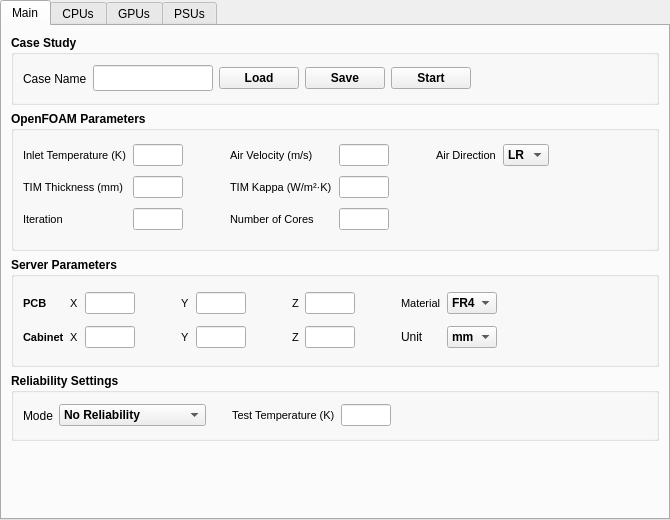
<?xml version="1.0" encoding="UTF-8"?>
<ui version="4.0">
 <class>Form</class>
 <widget class="QWidget" name="Form">
  <property name="geometry">
   <rect>
    <x>0</x>
    <y>0</y>
    <width>670</width>
    <height>520</height>
   </rect>
  </property>
  <property name="sizePolicy">
   <sizepolicy hsizetype="Expanding" vsizetype="Expanding">
    <horstretch>0</horstretch>
    <verstretch>0</verstretch>
   </sizepolicy>
  </property>
  <property name="minimumSize">
   <size>
    <width>670</width>
    <height>520</height>
   </size>
  </property>
  <property name="maximumSize">
   <size>
    <width>6500</width>
    <height>2000</height>
   </size>
  </property>
  <property name="windowTitle">
   <string>Form</string>
  </property>
  <layout class="QVBoxLayout" name="verticalLayout_2">
   <property name="leftMargin">
    <number>0</number>
   </property>
   <property name="topMargin">
    <number>0</number>
   </property>
   <property name="rightMargin">
    <number>0</number>
   </property>
   <property name="bottomMargin">
    <number>0</number>
   </property>
   <item>
    <widget class="QTabWidget" name="tabWidget">
     <property name="enabled">
      <bool>true</bool>
     </property>
     <property name="minimumSize">
      <size>
       <width>603</width>
       <height>480</height>
      </size>
     </property>
     <property name="maximumSize">
      <size>
       <width>6030</width>
       <height>5000</height>
      </size>
     </property>
     <property name="currentIndex">
      <number>0</number>
     </property>
     <property name="documentMode">
      <bool>false</bool>
     </property>
     <widget class="QWidget" name="tab">
      <property name="sizePolicy">
       <sizepolicy hsizetype="Expanding" vsizetype="Expanding">
        <horstretch>0</horstretch>
        <verstretch>0</verstretch>
       </sizepolicy>
      </property>
      <property name="minimumSize">
       <size>
        <width>603</width>
        <height>450</height>
       </size>
      </property>
      <property name="maximumSize">
       <size>
        <width>6030</width>
        <height>4500</height>
       </size>
      </property>
      <attribute name="title">
       <string>Main</string>
      </attribute>
      <layout class="QVBoxLayout" name="verticalLayout">
       <item>
        <widget class="QGroupBox" name="groupBox">
         <property name="sizePolicy">
          <sizepolicy hsizetype="Preferred" vsizetype="Preferred">
           <horstretch>0</horstretch>
           <verstretch>0</verstretch>
          </sizepolicy>
         </property>
         <property name="minimumSize">
          <size>
           <width>580</width>
           <height>70</height>
          </size>
         </property>
         <property name="maximumSize">
          <size>
           <width>5800</width>
           <height>700</height>
          </size>
         </property>
         <property name="font">
          <font>
           <weight>75</weight>
           <bold>true</bold>
          </font>
         </property>
         <property name="title">
          <string>Case Study</string>
         </property>
         <layout class="QHBoxLayout" name="horizontalLayout">
          <property name="rightMargin">
           <number>11</number>
          </property>
          <item>
           <widget class="QLabel" name="label">
            <property name="font">
             <font>
              <weight>50</weight>
              <bold>false</bold>
             </font>
            </property>
            <property name="text">
             <string>Case Name</string>
            </property>
           </widget>
          </item>
          <item>
           <widget class="QLineEdit" name="lineEdit">
            <property name="maximumSize">
             <size>
              <width>120</width>
              <height>26</height>
             </size>
            </property>
           </widget>
          </item>
          <item>
           <widget class="QPushButton" name="pushButton">
            <property name="text">
             <string>Load</string>
            </property>
           </widget>
          </item>
          <item>
           <widget class="QPushButton" name="pushButton_3">
            <property name="text">
             <string>Save</string>
            </property>
           </widget>
          </item>
          <item>
           <widget class="QPushButton" name="pushButton_6">
            <property name="text">
             <string>Start</string>
            </property>
           </widget>
          </item>
          <item>
           <spacer name="horizontalSpacer_13">
            <property name="orientation">
             <enum>Qt::Horizontal</enum>
            </property>
            <property name="sizeHint" stdset="0">
             <size>
              <width>40</width>
              <height>20</height>
             </size>
            </property>
           </spacer>
          </item>
         </layout>
        </widget>
       </item>
       <item>
        <widget class="QGroupBox" name="groupBox_3">
         <property name="sizePolicy">
          <sizepolicy hsizetype="Expanding" vsizetype="Expanding">
           <horstretch>0</horstretch>
           <verstretch>0</verstretch>
          </sizepolicy>
         </property>
         <property name="minimumSize">
          <size>
           <width>580</width>
           <height>140</height>
          </size>
         </property>
         <property name="maximumSize">
          <size>
           <width>5800</width>
           <height>1200</height>
          </size>
         </property>
         <property name="font">
          <font>
           <weight>75</weight>
           <bold>true</bold>
          </font>
         </property>
         <property name="title">
          <string>OpenFOAM Parameters</string>
         </property>
         <layout class="QGridLayout" name="gridLayout">
          <property name="bottomMargin">
           <number>11</number>
          </property>
          <property name="horizontalSpacing">
           <number>7</number>
          </property>
          <item row="2" column="0">
           <widget class="QLabel" name="label_136">
            <property name="font">
             <font>
              <pointsize>8</pointsize>
              <weight>50</weight>
              <bold>false</bold>
             </font>
            </property>
            <property name="text">
             <string>TIM Thickness (mm)</string>
            </property>
           </widget>
          </item>
          <item row="0" column="5">
           <spacer name="horizontalSpacer_7">
            <property name="orientation">
             <enum>Qt::Horizontal</enum>
            </property>
            <property name="sizeType">
             <enum>QSizePolicy::Preferred</enum>
            </property>
            <property name="sizeHint" stdset="0">
             <size>
              <width>40</width>
              <height>20</height>
             </size>
            </property>
           </spacer>
          </item>
          <item row="0" column="2">
           <spacer name="horizontalSpacer_6">
            <property name="orientation">
             <enum>Qt::Horizontal</enum>
            </property>
            <property name="sizeType">
             <enum>QSizePolicy::Preferred</enum>
            </property>
            <property name="sizeHint" stdset="0">
             <size>
              <width>40</width>
              <height>20</height>
             </size>
            </property>
           </spacer>
          </item>
          <item row="0" column="8">
           <spacer name="horizontalSpacer_4">
            <property name="orientation">
             <enum>Qt::Horizontal</enum>
            </property>
            <property name="sizeHint" stdset="0">
             <size>
              <width>18</width>
              <height>19</height>
             </size>
            </property>
           </spacer>
          </item>
          <item row="0" column="7">
           <widget class="QComboBox" name="comboBox_13">
            <property name="maximumSize">
             <size>
              <width>50</width>
              <height>22</height>
             </size>
            </property>
            <item>
             <property name="text">
              <string>LR</string>
             </property>
            </item>
            <item>
             <property name="text">
              <string>RL</string>
             </property>
            </item>
            <item>
             <property name="text">
              <string>FB</string>
             </property>
            </item>
            <item>
             <property name="text">
              <string>BF</string>
             </property>
            </item>
           </widget>
          </item>
          <item row="2" column="4">
           <widget class="QLineEdit" name="lineEdit_113">
            <property name="maximumSize">
             <size>
              <width>50</width>
              <height>22</height>
             </size>
            </property>
           </widget>
          </item>
          <item row="0" column="3">
           <widget class="QLabel" name="label_133">
            <property name="font">
             <font>
              <pointsize>8</pointsize>
              <weight>50</weight>
              <bold>false</bold>
             </font>
            </property>
            <property name="text">
             <string>Air Velocity (m/s)</string>
            </property>
           </widget>
          </item>
          <item row="2" column="1">
           <widget class="QLineEdit" name="lineEdit_114">
            <property name="maximumSize">
             <size>
              <width>50</width>
              <height>22</height>
             </size>
            </property>
           </widget>
          </item>
          <item row="0" column="0">
           <widget class="QLabel" name="label_134">
            <property name="font">
             <font>
              <pointsize>8</pointsize>
              <weight>50</weight>
              <bold>false</bold>
             </font>
            </property>
            <property name="text">
             <string>Inlet Temperature (K)</string>
            </property>
           </widget>
          </item>
          <item row="0" column="1">
           <widget class="QLineEdit" name="lineEdit_111">
            <property name="maximumSize">
             <size>
              <width>50</width>
              <height>22</height>
             </size>
            </property>
           </widget>
          </item>
          <item row="0" column="6">
           <widget class="QLabel" name="label_132">
            <property name="font">
             <font>
              <pointsize>8</pointsize>
              <weight>50</weight>
              <bold>false</bold>
             </font>
            </property>
            <property name="text">
             <string>Air Direction</string>
            </property>
           </widget>
          </item>
          <item row="0" column="4">
           <widget class="QLineEdit" name="lineEdit_112">
            <property name="maximumSize">
             <size>
              <width>50</width>
              <height>22</height>
             </size>
            </property>
           </widget>
          </item>
          <item row="2" column="3">
           <widget class="QLabel" name="label_135">
            <property name="font">
             <font>
              <pointsize>8</pointsize>
              <weight>50</weight>
              <bold>false</bold>
             </font>
            </property>
            <property name="text">
             <string>TIM Kappa (W/m²·K)</string>
            </property>
           </widget>
          </item>
          <item row="3" column="1">
           <widget class="QLineEdit" name="lineEdit_7">
            <property name="maximumSize">
             <size>
              <width>50</width>
              <height>22</height>
             </size>
            </property>
           </widget>
          </item>
          <item row="3" column="3">
           <widget class="QLabel" name="label_9">
            <property name="font">
             <font>
              <pointsize>8</pointsize>
              <weight>50</weight>
              <bold>false</bold>
             </font>
            </property>
            <property name="text">
             <string>Number of Cores</string>
            </property>
           </widget>
          </item>
          <item row="3" column="0">
           <widget class="QLabel" name="label_8">
            <property name="font">
             <font>
              <pointsize>8</pointsize>
              <weight>50</weight>
              <bold>false</bold>
             </font>
            </property>
            <property name="text">
             <string>Iteration</string>
            </property>
           </widget>
          </item>
          <item row="3" column="4">
           <widget class="QLineEdit" name="lineEdit_8">
            <property name="maximumSize">
             <size>
              <width>50</width>
              <height>22</height>
             </size>
            </property>
           </widget>
          </item>
         </layout>
        </widget>
       </item>
       <item>
        <widget class="QGroupBox" name="groupBox_4">
         <property name="sizePolicy">
          <sizepolicy hsizetype="Expanding" vsizetype="Expanding">
           <horstretch>0</horstretch>
           <verstretch>0</verstretch>
          </sizepolicy>
         </property>
         <property name="minimumSize">
          <size>
           <width>580</width>
           <height>110</height>
          </size>
         </property>
         <property name="maximumSize">
          <size>
           <width>5800</width>
           <height>900</height>
          </size>
         </property>
         <property name="font">
          <font>
           <weight>75</weight>
           <bold>true</bold>
          </font>
         </property>
         <property name="title">
          <string>Server Parameters</string>
         </property>
         <layout class="QGridLayout" name="gridLayout_2">
          <item row="0" column="12">
           <spacer name="horizontalSpacer_8">
            <property name="orientation">
             <enum>Qt::Horizontal</enum>
            </property>
            <property name="sizeHint" stdset="0">
             <size>
              <width>40</width>
              <height>20</height>
             </size>
            </property>
           </spacer>
          </item>
          <item row="0" column="0">
           <widget class="QLabel" name="label_13">
            <property name="font">
             <font>
              <pointsize>8</pointsize>
              <weight>75</weight>
              <bold>true</bold>
             </font>
            </property>
            <property name="text">
             <string>PCB</string>
            </property>
           </widget>
          </item>
          <item row="0" column="9">
           <spacer name="horizontalSpacer_11">
            <property name="orientation">
             <enum>Qt::Horizontal</enum>
            </property>
            <property name="sizeType">
             <enum>QSizePolicy::Preferred</enum>
            </property>
            <property name="sizeHint" stdset="0">
             <size>
              <width>40</width>
              <height>20</height>
             </size>
            </property>
           </spacer>
          </item>
          <item row="0" column="1">
           <widget class="QLabel" name="label_15">
            <property name="font">
             <font>
              <pointsize>8</pointsize>
              <weight>50</weight>
              <bold>false</bold>
             </font>
            </property>
            <property name="text">
             <string>X</string>
            </property>
           </widget>
          </item>
          <item row="0" column="4">
           <widget class="QLabel" name="label_16">
            <property name="font">
             <font>
              <pointsize>8</pointsize>
              <weight>50</weight>
              <bold>false</bold>
             </font>
            </property>
            <property name="text">
             <string>Y</string>
            </property>
           </widget>
          </item>
          <item row="0" column="10">
           <widget class="QLabel" name="label_18">
            <property name="font">
             <font>
              <pointsize>8</pointsize>
              <weight>50</weight>
              <bold>false</bold>
             </font>
            </property>
            <property name="text">
             <string>Material</string>
            </property>
           </widget>
          </item>
          <item row="0" column="8">
           <widget class="QLineEdit" name="lineEdit_12">
            <property name="maximumSize">
             <size>
              <width>50</width>
              <height>22</height>
             </size>
            </property>
           </widget>
          </item>
          <item row="0" column="7">
           <widget class="QLabel" name="label_17">
            <property name="font">
             <font>
              <pointsize>8</pointsize>
              <weight>50</weight>
              <bold>false</bold>
             </font>
            </property>
            <property name="text">
             <string>Z</string>
            </property>
           </widget>
          </item>
          <item row="0" column="5">
           <widget class="QLineEdit" name="lineEdit_11">
            <property name="maximumSize">
             <size>
              <width>50</width>
              <height>22</height>
             </size>
            </property>
           </widget>
          </item>
          <item row="1" column="1">
           <widget class="QLabel" name="label_20">
            <property name="font">
             <font>
              <pointsize>8</pointsize>
              <weight>50</weight>
              <bold>false</bold>
             </font>
            </property>
            <property name="text">
             <string>X</string>
            </property>
           </widget>
          </item>
          <item row="1" column="0">
           <widget class="QLabel" name="label_14">
            <property name="font">
             <font>
              <pointsize>8</pointsize>
              <weight>75</weight>
              <bold>true</bold>
             </font>
            </property>
            <property name="text">
             <string>Cabinet</string>
            </property>
           </widget>
          </item>
          <item row="0" column="2">
           <widget class="QLineEdit" name="lineEdit_10">
            <property name="maximumSize">
             <size>
              <width>50</width>
              <height>22</height>
             </size>
            </property>
           </widget>
          </item>
          <item row="1" column="5">
           <widget class="QLineEdit" name="lineEdit_15">
            <property name="maximumSize">
             <size>
              <width>50</width>
              <height>22</height>
             </size>
            </property>
           </widget>
          </item>
          <item row="0" column="11">
           <widget class="QComboBox" name="comboBox_2">
            <property name="maximumSize">
             <size>
              <width>50</width>
              <height>22</height>
             </size>
            </property>
            <item>
             <property name="text">
              <string>FR4</string>
             </property>
            </item>
           </widget>
          </item>
          <item row="1" column="7">
           <widget class="QLabel" name="label_19">
            <property name="font">
             <font>
              <pointsize>8</pointsize>
              <weight>50</weight>
              <bold>false</bold>
             </font>
            </property>
            <property name="text">
             <string>Z</string>
            </property>
           </widget>
          </item>
          <item row="1" column="2">
           <widget class="QLineEdit" name="lineEdit_16">
            <property name="maximumSize">
             <size>
              <width>50</width>
              <height>22</height>
             </size>
            </property>
           </widget>
          </item>
          <item row="1" column="9">
           <spacer name="horizontalSpacer_3">
            <property name="orientation">
             <enum>Qt::Horizontal</enum>
            </property>
            <property name="sizeType">
             <enum>QSizePolicy::Preferred</enum>
            </property>
            <property name="sizeHint" stdset="0">
             <size>
              <width>40</width>
              <height>20</height>
             </size>
            </property>
           </spacer>
          </item>
          <item row="1" column="4">
           <widget class="QLabel" name="label_21">
            <property name="font">
             <font>
              <pointsize>8</pointsize>
              <weight>50</weight>
              <bold>false</bold>
             </font>
            </property>
            <property name="text">
             <string>Y</string>
            </property>
           </widget>
          </item>
          <item row="0" column="6">
           <spacer name="horizontalSpacer_10">
            <property name="orientation">
             <enum>Qt::Horizontal</enum>
            </property>
            <property name="sizeType">
             <enum>QSizePolicy::Preferred</enum>
            </property>
            <property name="sizeHint" stdset="0">
             <size>
              <width>40</width>
              <height>20</height>
             </size>
            </property>
           </spacer>
          </item>
          <item row="1" column="8">
           <widget class="QLineEdit" name="lineEdit_14">
            <property name="maximumSize">
             <size>
              <width>50</width>
              <height>22</height>
             </size>
            </property>
           </widget>
          </item>
          <item row="0" column="3">
           <spacer name="horizontalSpacer_9">
            <property name="orientation">
             <enum>Qt::Horizontal</enum>
            </property>
            <property name="sizeType">
             <enum>QSizePolicy::Preferred</enum>
            </property>
            <property name="sizeHint" stdset="0">
             <size>
              <width>40</width>
              <height>20</height>
             </size>
            </property>
           </spacer>
          </item>
          <item row="1" column="10">
           <widget class="QLabel" name="label_2">
            <property name="font">
             <font>
              <weight>50</weight>
              <bold>false</bold>
             </font>
            </property>
            <property name="text">
             <string>Unit</string>
            </property>
           </widget>
          </item>
          <item row="1" column="11">
           <widget class="QComboBox" name="comboBox">
            <property name="maximumSize">
             <size>
              <width>50</width>
              <height>16777215</height>
             </size>
            </property>
            <item>
             <property name="text">
              <string>mm</string>
             </property>
            </item>
            <item>
             <property name="text">
              <string>cm</string>
             </property>
            </item>
            <item>
             <property name="text">
              <string>m</string>
             </property>
            </item>
           </widget>
          </item>
         </layout>
        </widget>
       </item>
       <item>
        <widget class="QGroupBox" name="groupBox_5">
         <property name="sizePolicy">
          <sizepolicy hsizetype="Expanding" vsizetype="Expanding">
           <horstretch>0</horstretch>
           <verstretch>0</verstretch>
          </sizepolicy>
         </property>
         <property name="minimumSize">
          <size>
           <width>580</width>
           <height>60</height>
          </size>
         </property>
         <property name="maximumSize">
          <size>
           <width>5800</width>
           <height>600</height>
          </size>
         </property>
         <property name="font">
          <font>
           <weight>75</weight>
           <bold>true</bold>
          </font>
         </property>
         <property name="title">
          <string>Reliability Settings</string>
         </property>
         <property name="checkable">
          <bool>false</bool>
         </property>
         <property name="checked">
          <bool>false</bool>
         </property>
         <layout class="QHBoxLayout" name="horizontalLayout_3">
          <item>
           <widget class="QLabel" name="label_3">
            <property name="font">
             <font>
              <weight>50</weight>
              <bold>false</bold>
             </font>
            </property>
            <property name="text">
             <string>Mode</string>
            </property>
           </widget>
          </item>
          <item>
           <widget class="QComboBox" name="comboBox_3">
            <item>
             <property name="text">
              <string>No Reliability</string>
             </property>
            </item>
            <item>
             <property name="text">
              <string>Simple Reliability</string>
             </property>
            </item>
            <item>
             <property name="text">
              <string>Advanced Reliability</string>
             </property>
            </item>
           </widget>
          </item>
          <item>
           <spacer name="horizontalSpacer_2">
            <property name="orientation">
             <enum>Qt::Horizontal</enum>
            </property>
            <property name="sizeType">
             <enum>QSizePolicy::Preferred</enum>
            </property>
            <property name="sizeHint" stdset="0">
             <size>
              <width>20</width>
              <height>20</height>
             </size>
            </property>
           </spacer>
          </item>
          <item>
           <widget class="QLabel" name="label_12">
            <property name="font">
             <font>
              <pointsize>8</pointsize>
              <weight>50</weight>
              <bold>false</bold>
             </font>
            </property>
            <property name="text">
             <string>Test Temperature (K)</string>
            </property>
           </widget>
          </item>
          <item>
           <widget class="QLineEdit" name="lineEdit_17">
            <property name="maximumSize">
             <size>
              <width>50</width>
              <height>22</height>
             </size>
            </property>
           </widget>
          </item>
          <item>
           <spacer name="horizontalSpacer">
            <property name="orientation">
             <enum>Qt::Horizontal</enum>
            </property>
            <property name="sizeHint" stdset="0">
             <size>
              <width>40</width>
              <height>20</height>
             </size>
            </property>
           </spacer>
          </item>
         </layout>
        </widget>
       </item>
       <item>
        <spacer name="verticalSpacer">
         <property name="orientation">
          <enum>Qt::Vertical</enum>
         </property>
         <property name="sizeHint" stdset="0">
          <size>
           <width>20</width>
           <height>40</height>
          </size>
         </property>
        </spacer>
       </item>
      </layout>
     </widget>
     <widget class="QWidget" name="tab_2">
      <property name="sizePolicy">
       <sizepolicy hsizetype="Expanding" vsizetype="Expanding">
        <horstretch>0</horstretch>
        <verstretch>0</verstretch>
       </sizepolicy>
      </property>
      <attribute name="title">
       <string>CPUs</string>
      </attribute>
      <layout class="QVBoxLayout" name="verticalLayout_13">
       <item>
        <widget class="QGroupBox" name="groupBox_11">
         <property name="sizePolicy">
          <sizepolicy hsizetype="Preferred" vsizetype="Preferred">
           <horstretch>0</horstretch>
           <verstretch>0</verstretch>
          </sizepolicy>
         </property>
         <property name="minimumSize">
          <size>
           <width>580</width>
           <height>60</height>
          </size>
         </property>
         <property name="maximumSize">
          <size>
           <width>5800</width>
           <height>60</height>
          </size>
         </property>
         <property name="font">
          <font>
           <weight>75</weight>
           <bold>true</bold>
          </font>
         </property>
         <property name="title">
          <string>Define CPUs</string>
         </property>
         <layout class="QHBoxLayout" name="horizontalLayout_4">
          <item>
           <widget class="QLabel" name="label_41">
            <property name="font">
             <font>
              <pointsize>8</pointsize>
              <weight>50</weight>
              <bold>false</bold>
             </font>
            </property>
            <property name="text">
             <string>Number of CPUs</string>
            </property>
           </widget>
          </item>
          <item>
           <widget class="QLineEdit" name="lineEdit_33">
            <property name="minimumSize">
             <size>
              <width>0</width>
              <height>22</height>
             </size>
            </property>
            <property name="maximumSize">
             <size>
              <width>50</width>
              <height>22</height>
             </size>
            </property>
           </widget>
          </item>
          <item>
           <spacer name="horizontalSpacer_12">
            <property name="orientation">
             <enum>Qt::Horizontal</enum>
            </property>
            <property name="sizeHint" stdset="0">
             <size>
              <width>40</width>
              <height>20</height>
             </size>
            </property>
           </spacer>
          </item>
         </layout>
        </widget>
       </item>
       <item>
        <widget class="QScrollArea" name="scrollArea_2">
         <property name="minimumSize">
          <size>
           <width>0</width>
           <height>0</height>
          </size>
         </property>
         <property name="widgetResizable">
          <bool>true</bool>
         </property>
         <widget class="QWidget" name="scrollAreaWidgetContents">
          <property name="geometry">
           <rect>
            <x>0</x>
            <y>0</y>
            <width>640</width>
            <height>177</height>
           </rect>
          </property>
          <layout class="QVBoxLayout" name="verticalLayout_8">
           <item>
            <layout class="QVBoxLayout" name="verticalLayout_7"/>
           </item>
          </layout>
         </widget>
        </widget>
       </item>
       <item>
        <layout class="QHBoxLayout" name="horizontalLayout_2">
         <item>
          <widget class="QPushButton" name="pushButton_4">
           <property name="text">
            <string>Add CPU Type</string>
           </property>
          </widget>
         </item>
         <item>
          <widget class="QPushButton" name="pushButton_2">
           <property name="text">
            <string>Remove CPU Type</string>
           </property>
          </widget>
         </item>
        </layout>
       </item>
       <item>
        <widget class="QScrollArea" name="scrollArea_4">
         <property name="widgetResizable">
          <bool>true</bool>
         </property>
         <widget class="QWidget" name="scrollAreaWidgetContents_5">
          <property name="geometry">
           <rect>
            <x>0</x>
            <y>0</y>
            <width>640</width>
            <height>177</height>
           </rect>
          </property>
          <layout class="QVBoxLayout" name="verticalLayout_14">
           <item>
            <layout class="QVBoxLayout" name="verticalLayout_12"/>
           </item>
          </layout>
         </widget>
        </widget>
       </item>
      </layout>
     </widget>
     <widget class="QWidget" name="tab_3">
      <property name="sizePolicy">
       <sizepolicy hsizetype="Expanding" vsizetype="Expanding">
        <horstretch>0</horstretch>
        <verstretch>0</verstretch>
       </sizepolicy>
      </property>
      <property name="accessibleName">
       <string/>
      </property>
      <attribute name="title">
       <string>GPUs</string>
      </attribute>
      <layout class="QVBoxLayout" name="verticalLayout_3">
       <item>
        <widget class="QGroupBox" name="groupBox_12">
         <property name="sizePolicy">
          <sizepolicy hsizetype="Expanding" vsizetype="Expanding">
           <horstretch>0</horstretch>
           <verstretch>0</verstretch>
          </sizepolicy>
         </property>
         <property name="minimumSize">
          <size>
           <width>580</width>
           <height>60</height>
          </size>
         </property>
         <property name="maximumSize">
          <size>
           <width>5800</width>
           <height>60</height>
          </size>
         </property>
         <property name="font">
          <font>
           <weight>75</weight>
           <bold>true</bold>
          </font>
         </property>
         <property name="title">
          <string>Define GPUs</string>
         </property>
         <layout class="QHBoxLayout" name="horizontalLayout_6">
          <item>
           <widget class="QLabel" name="label_43">
            <property name="font">
             <font>
              <pointsize>8</pointsize>
              <weight>50</weight>
              <bold>false</bold>
             </font>
            </property>
            <property name="text">
             <string>Number of GPUs</string>
            </property>
           </widget>
          </item>
          <item>
           <widget class="QLineEdit" name="lineEdit_35">
            <property name="minimumSize">
             <size>
              <width>0</width>
              <height>22</height>
             </size>
            </property>
            <property name="maximumSize">
             <size>
              <width>50</width>
              <height>22</height>
             </size>
            </property>
           </widget>
          </item>
          <item>
           <spacer name="horizontalSpacer_15">
            <property name="orientation">
             <enum>Qt::Horizontal</enum>
            </property>
            <property name="sizeHint" stdset="0">
             <size>
              <width>40</width>
              <height>20</height>
             </size>
            </property>
           </spacer>
          </item>
         </layout>
        </widget>
       </item>
       <item>
        <widget class="QScrollArea" name="scrollArea_6">
         <property name="minimumSize">
          <size>
           <width>0</width>
           <height>0</height>
          </size>
         </property>
         <property name="widgetResizable">
          <bool>true</bool>
         </property>
         <widget class="QWidget" name="scrollAreaWidgetContents_2">
          <property name="geometry">
           <rect>
            <x>0</x>
            <y>0</y>
            <width>640</width>
            <height>177</height>
           </rect>
          </property>
          <layout class="QVBoxLayout" name="verticalLayout_17">
           <item>
            <layout class="QVBoxLayout" name="verticalLayout_18"/>
           </item>
          </layout>
         </widget>
        </widget>
       </item>
       <item>
        <layout class="QHBoxLayout" name="horizontalLayout_7">
         <item>
          <widget class="QPushButton" name="pushButton_5">
           <property name="text">
            <string>Add GPU Type</string>
           </property>
          </widget>
         </item>
         <item>
          <widget class="QPushButton" name="pushButton_8">
           <property name="text">
            <string>Remove GPU Type</string>
           </property>
          </widget>
         </item>
        </layout>
       </item>
       <item>
        <widget class="QScrollArea" name="scrollArea_5">
         <property name="widgetResizable">
          <bool>true</bool>
         </property>
         <widget class="QWidget" name="scrollAreaWidgetContents_6">
          <property name="geometry">
           <rect>
            <x>0</x>
            <y>0</y>
            <width>640</width>
            <height>177</height>
           </rect>
          </property>
          <layout class="QVBoxLayout" name="verticalLayout_15">
           <item>
            <layout class="QVBoxLayout" name="verticalLayout_16">
             <property name="spacing">
              <number>7</number>
             </property>
            </layout>
           </item>
          </layout>
         </widget>
        </widget>
       </item>
      </layout>
     </widget>
     <widget class="QWidget" name="tab_4">
      <property name="sizePolicy">
       <sizepolicy hsizetype="Expanding" vsizetype="Expanding">
        <horstretch>0</horstretch>
        <verstretch>0</verstretch>
       </sizepolicy>
      </property>
      <attribute name="title">
       <string>PSUs</string>
      </attribute>
      <layout class="QVBoxLayout" name="verticalLayout_10">
       <item>
        <widget class="QGroupBox" name="groupBox_15">
         <property name="sizePolicy">
          <sizepolicy hsizetype="Expanding" vsizetype="Expanding">
           <horstretch>0</horstretch>
           <verstretch>0</verstretch>
          </sizepolicy>
         </property>
         <property name="minimumSize">
          <size>
           <width>580</width>
           <height>60</height>
          </size>
         </property>
         <property name="maximumSize">
          <size>
           <width>5800</width>
           <height>60</height>
          </size>
         </property>
         <property name="font">
          <font>
           <weight>75</weight>
           <bold>true</bold>
          </font>
         </property>
         <property name="title">
          <string>Define PSUs</string>
         </property>
         <layout class="QHBoxLayout" name="horizontalLayout_15">
          <item>
           <widget class="QLabel" name="label_47">
            <property name="font">
             <font>
              <pointsize>8</pointsize>
              <weight>50</weight>
              <bold>false</bold>
             </font>
            </property>
            <property name="text">
             <string>Number of PSUs</string>
            </property>
           </widget>
          </item>
          <item>
           <widget class="QLineEdit" name="lineEdit_39">
            <property name="minimumSize">
             <size>
              <width>0</width>
              <height>22</height>
             </size>
            </property>
            <property name="maximumSize">
             <size>
              <width>50</width>
              <height>22</height>
             </size>
            </property>
           </widget>
          </item>
          <item>
           <spacer name="horizontalSpacer_29">
            <property name="orientation">
             <enum>Qt::Horizontal</enum>
            </property>
            <property name="sizeHint" stdset="0">
             <size>
              <width>40</width>
              <height>20</height>
             </size>
            </property>
           </spacer>
          </item>
         </layout>
        </widget>
       </item>
       <item>
        <widget class="QScrollArea" name="scrollArea_10">
         <property name="minimumSize">
          <size>
           <width>0</width>
           <height>0</height>
          </size>
         </property>
         <property name="widgetResizable">
          <bool>true</bool>
         </property>
         <widget class="QWidget" name="scrollAreaWidgetContents_11">
          <property name="geometry">
           <rect>
            <x>0</x>
            <y>0</y>
            <width>640</width>
            <height>177</height>
           </rect>
          </property>
          <layout class="QVBoxLayout" name="verticalLayout_11">
           <item>
            <layout class="QVBoxLayout" name="verticalLayout_6"/>
           </item>
          </layout>
         </widget>
        </widget>
       </item>
       <item>
        <layout class="QHBoxLayout" name="horizontalLayout_8">
         <item>
          <widget class="QPushButton" name="pushButton_9">
           <property name="text">
            <string>Add PSU Type</string>
           </property>
          </widget>
         </item>
         <item>
          <widget class="QPushButton" name="pushButton_10">
           <property name="text">
            <string>Remove PSU Type</string>
           </property>
          </widget>
         </item>
        </layout>
       </item>
       <item>
        <widget class="QScrollArea" name="scrollArea">
         <property name="widgetResizable">
          <bool>true</bool>
         </property>
         <widget class="QWidget" name="scrollAreaWidgetContents_3">
          <property name="geometry">
           <rect>
            <x>0</x>
            <y>0</y>
            <width>640</width>
            <height>177</height>
           </rect>
          </property>
          <layout class="QVBoxLayout" name="verticalLayout_5">
           <item>
            <layout class="QVBoxLayout" name="verticalLayout_9"/>
           </item>
          </layout>
         </widget>
        </widget>
       </item>
      </layout>
     </widget>
    </widget>
   </item>
  </layout>
 </widget>
 <resources/>
 <connections/>
</ui>
